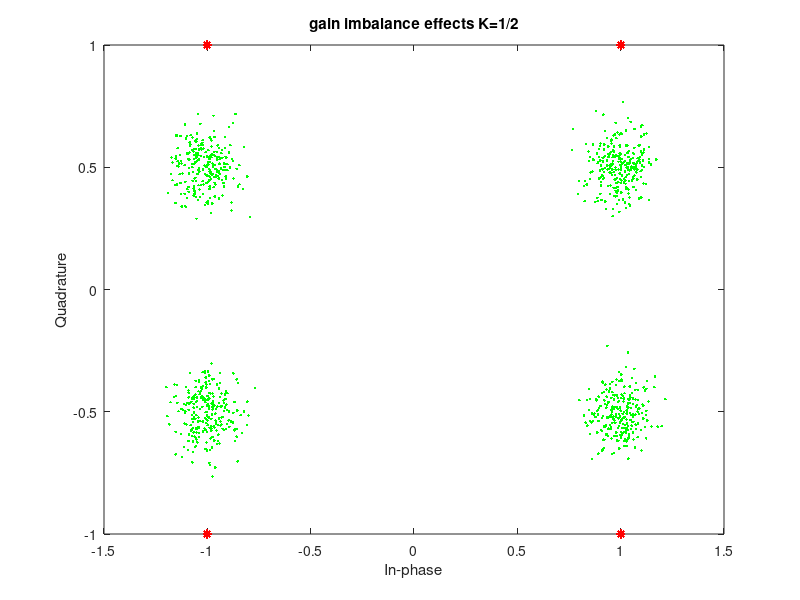
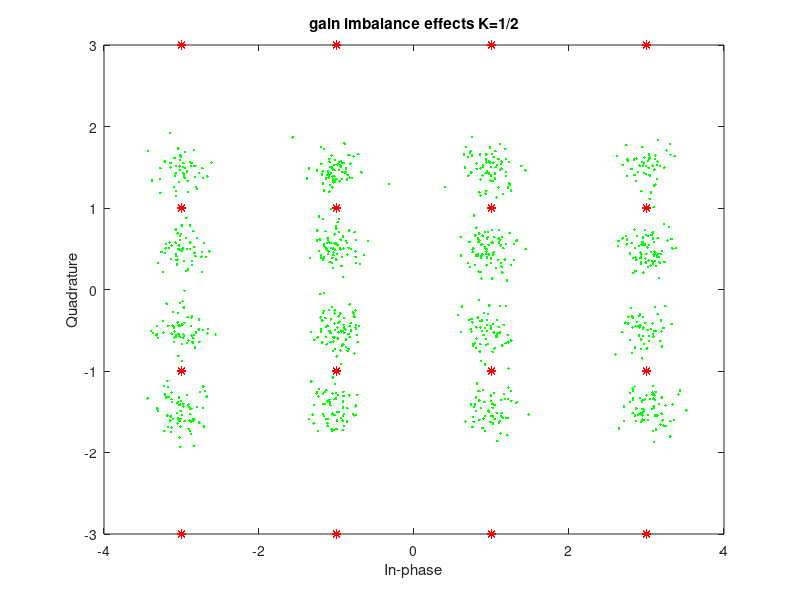
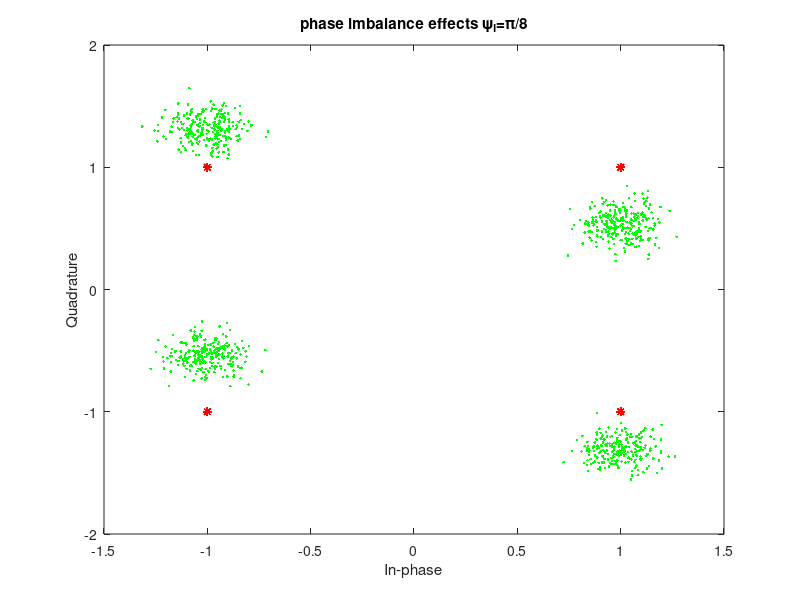
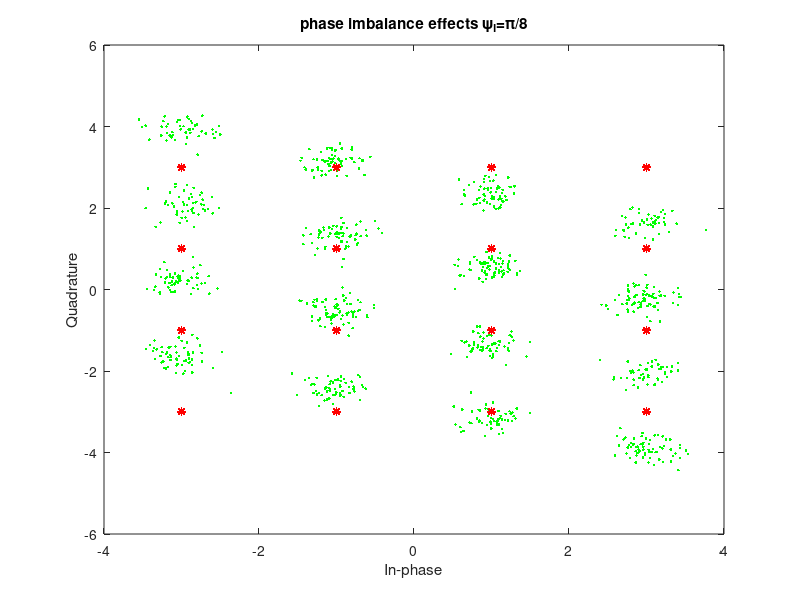

These charts were generated, in order, by the following MATLAB code:
clear all
close all

j = sqrt(-1);
N = 1e3;
                            %%%%%%%%%%%%%%%%%%%
                            %%%% Q1.A (a) %%%%%
                            %%%%%%%%%%%%%%%%%%%

%%%%%%4-QAM
K=1/2;
data4_I = randi([1 2],1,N);
data4_Q = randi([1 2],1,N);

map_4 = [-1 1];
xi_4 = zeros(1,N);
xq_4 = zeros(1,N);

for i=1:N
    xi_4(i) = map_4(data4_I(i));
    xq_4(i) = map_4(data4_Q(i));
end
 
x4 = xi_4 + j*K*xq_4;
y4 = awgn(x4,20,'measured');

xmod4 =xi_4 + j*xq_4;

y4plot = scatterplot(y4,1,0,'g.');
hold on
scatterplot(xmod4,1,0,'r*',y4plot)
title('gain imbalance effects K=1/2')

%%%%%%%16-QAM
data16_I = randi([1 4],1,N);
data16_Q = randi([1 4],1,N);
map_16 = [-3 -1 1 3];
xi_16 = zeros(1,N);
xq_16 = zeros(1,N);
for i=1:N
    xi_16(i) = map_16(data16_I(i));
    xq_16(i) = map_16(data16_Q(i));
end
x16 = xi_16 + j*K*xq_16;
y16 = awgn(x16,20,'measured');

xmod16 = xi_16 + j*xq_16;

y16plot = scatterplot(y16,1,0,'g.');
hold on
scatterplot(xmod16,1,0,'r*',y16plot)
title('gain imbalance effects K=1/2')

                            %%%%%%%%%%%%%%%%%%%
                            %%%% Q1.A (b) %%%%%
                            %%%%%%%%%%%%%%%%%%%
KK=1;
psi_I = pi/8;

%%%%%%% 4_QAM
xi_4_tld = xi_4;
xq_4_tld = -KK*sin(psi_I)*xi_4 + KK*cos(psi_I)*xq_4;
x4_tld = xi_4_tld + j*xq_4_tld;
y4_tld = awgn(x4_tld,20,'measured');

y4_tld_plot = scatterplot(y4_tld,1,0,'g.');
hold on 
scatterplot(xmod4,1,0,'r*',y4_tld_plot)
title('phase imbalance effects \psi_I=\pi/8')

%%%%%%%% 16-QAM
xi_16_tld = xi_16;
xq_16_tld = -KK*sin(psi_I)*xi_16 + KK*cos(psi_I)*xq_16;
x16_tld = xi_16_tld + j*xq_16_tld;
y16_tld = awgn(x16_tld,20,'measured');
y16_tld_plot = scatterplot(y16_tld,1,0,'g.');
hold on 
scatterplot(xmod16,1,0,'r*',y16_tld_plot)
title('phase imbalance effects \psi_I=\pi/8')

                            %%%%%%%%%%%%%%%%%%%
                            %%%% Q1.A (c) %%%%%
                            %%%%%%%%%%%%%%%%%%%
SNR_dB = 0:2:20;
BER_4 = zeros(1,length(SNR_dB));
BER_16 = zeros(1,length(SNR_dB));

xx4 = qamdemod(xmod4,4,'bin');
xx16 = qamdemod(xmod16,16,'bin');
for i=1:length(SNR_dB)
    yy4 = awgn(xmod4,SNR_dB(i),'measured');
    yy4_demod = qamdemod(yy4,4,'bin');
    [nn,BER_4(i)] = biterr(xx4,yy4_demod);
    
    yy16 = awgn(xmod16,SNR_dB(i),'measured');
    yy16_demod = qamdemod(yy16,16,'bin');
    [nm, BER_16(i)] = biterr(xx16,yy16_demod);
end
figure(5)
semilogy(SNR_dB,BER_4,'LineWidth',1.5)
xlabel('SNR')
ylabel('BER')
title('BER of 4-QAM without IQ imbalance')
grid on
figure(6)
semilogy(SNR_dB,BER_16,'LineWidth',1.5)
xlabel('SNR')
ylabel('BER')
title('BER of 16-QAM without IQ imbalance')
grid on

%%%%%%%%%BER K=1/2, psi_I = pi/8
%%%%4-QAM
xxxi_4_tld = xi_4;
xxxq_4_tld = -K*sin(psi_I)*xi_4 + K*cos(psi_I)*xq_4;
xxx4_tld = xxxi_4_tld + j*xxxq_4_tld;

%%%%16-QAM
xxxi_16_tld = xi_16;
xxxq_16_tld = -K*sin(psi_I)*xi_16 + K*cos(psi_I)*xq_16;
xxx16_tld = xxxi_16_tld + j*xxxq_16_tld;


BER_4_IQ = zeros(1,length(SNR_dB));
BER_16_IQ = zeros(1,length(SNR_dB));

xxx4_tld_demod = qamdemod(xxx4_tld,4,'bin');
xxx16_tld_demod = qamdemod(xxx16_tld,16,'bin');

for i=1:length(SNR_dB)
    yyy4_tld = awgn(xxx4_tld,SNR_dB(i),'measured');
    yyy4_tld_demod = qamdemod(yyy4_tld,4,'bin');
    [mn,BER_4_IQ(i)] = biterr(xxx4_tld_demod,yyy4_tld_demod);
    
    yyy16_tld = awgn(xxx16_tld,SNR_dB(i),'measured');
    yyy16_tld_demod = qamdemod(yyy16_tld,16,'bin');
    [mm,BER_16_IQ(i)] = biterr(xxx16_tld_demod,yyy16_tld_demod);
end
figure(7)
semilogy(SNR_dB,BER_4_IQ,'LineWidth',1.5)
hold on 
semilogy(SNR_dB,BER_16_IQ,'LineWidth',1.5)
xlabel('SNR')
ylabel('BER')
title('BER with IQ imbalance')
grid on
legend('4-QAM', '16-QAM')



                            %%%%%%%%%%%%%%%%%%%
                            %%%% Q1.B (a) %%%%%
                            %%%%%%%%%%%%%%%%%%%
                            
df = 20;      %delta_f in Hz
Ts = 1e-6;    %symbol time

x4_pn = xi_4 + j*xq_4;
x16_pn = xi_16 + j*xq_16;

yy4_pn = awgn(x4_pn,20,'measured');
yy16_pn = awgn(x16_pn,20,'measured');

psi_N = zeros(1,N);
vn = sqrt(4*pi*df*Ts)*randn(1,N);
for i=1:N-1
    psi_N(i+1) = psi_N(i) + vn(i);
end

yy4_tld_pn = yy4_pn.*exp(j*psi_N);
yy16_tld_pn = yy16_pn.*exp(j*psi_N);

plot4 = scatterplot(yy4_tld_pn,1,0,'g.');
hold on 
scatterplot(xmod4,1,0,'r*',plot4)
title('phase noise effects')

plot16 = scatterplot(yy16_tld_pn,1,0,'g.');
hold on 
scatterplot(xmod16,1,0,'r*',plot16)
title('phase noise effects')


BER_4_pn = zeros(1,length(SNR_dB));
BER_16_pn = zeros(1,length(SNR_dB));
for i=1:length(SNR_dB)
    y4_pn = awgn(x4_pn,SNR_dB(i),'measured');
    y16_pn = awgn(x16_pn,SNR_dB(i),'measured');
    
    y4_pn_tld = y4_pn.*exp(j*psi_N);
    y16_pn_tld = y16_pn.*exp(j*psi_N);
    
    y4_pn_tld_demod = qamdemod(y4_pn_tld,4,'bin');
    y16_pn_tld_demod = qamdemod(y16_pn_tld,16,'bin');
    
    [uv,BER_4_pn(i)] = biterr(xx4,y4_pn_tld_demod);
    [vv,BER_16_pn(i)] = biterr(xx16,y16_pn_tld_demod);
end
figure(10)
semilogy(SNR_dB,BER_4_pn,'LineWidth',1.5)
hold on 
semilogy(SNR_dB,BER_16_pn,'LineWidth',1.5)
xlabel('SNR')
ylabel('BER')
title('BER with phase noise')
grid on
legend('4-QAM', '16-QAM')